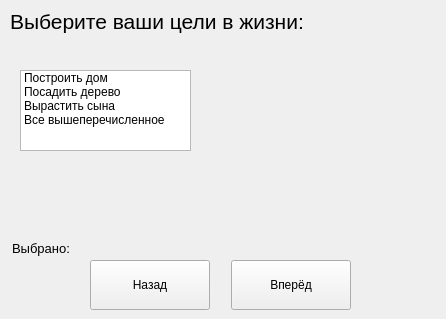
<?xml version="1.0" encoding="UTF-8"?>
<ui version="4.0">
 <class>MainWindow</class>
 <widget class="QMainWindow" name="MainWindow">
  <property name="geometry">
   <rect>
    <x>0</x>
    <y>0</y>
    <width>446</width>
    <height>319</height>
   </rect>
  </property>
  <property name="minimumSize">
   <size>
    <width>446</width>
    <height>319</height>
   </size>
  </property>
  <property name="maximumSize">
   <size>
    <width>446</width>
    <height>319</height>
   </size>
  </property>
  <property name="windowTitle">
   <string>MainWindow</string>
  </property>
  <widget class="QWidget" name="centralwidget">
   <widget class="QLabel" name="label_task">
    <property name="geometry">
     <rect>
      <x>10</x>
      <y>6</y>
      <width>351</width>
      <height>31</height>
     </rect>
    </property>
    <property name="font">
     <font>
      <family>Segoe UI</family>
      <pointsize>16</pointsize>
     </font>
    </property>
    <property name="text">
     <string>Выберите ваши цели в жизни:</string>
    </property>
   </widget>
   <widget class="QLabel" name="label_img">
    <property name="geometry">
     <rect>
      <x>220</x>
      <y>50</y>
      <width>211</width>
      <height>191</height>
     </rect>
    </property>
    <property name="text">
     <string/>
    </property>
   </widget>
   <widget class="QPushButton" name="btn_next">
    <property name="geometry">
     <rect>
      <x>231</x>
      <y>260</y>
      <width>120</width>
      <height>50</height>
     </rect>
    </property>
    <property name="font">
     <font>
      <family>Segoe UI</family>
     </font>
    </property>
    <property name="text">
     <string>Вперёд</string>
    </property>
   </widget>
   <widget class="QPushButton" name="btn_back">
    <property name="geometry">
     <rect>
      <x>90</x>
      <y>260</y>
      <width>120</width>
      <height>50</height>
     </rect>
    </property>
    <property name="font">
     <font>
      <family>Segoe UI</family>
     </font>
    </property>
    <property name="text">
     <string>Назад</string>
    </property>
   </widget>
   <widget class="QLabel" name="label_selected">
    <property name="geometry">
     <rect>
      <x>12</x>
      <y>240</y>
      <width>221</width>
      <height>16</height>
     </rect>
    </property>
    <property name="font">
     <font>
      <family>Segoe UI</family>
      <pointsize>10</pointsize>
     </font>
    </property>
    <property name="text">
     <string>Выбрано:</string>
    </property>
   </widget>
   <widget class="QListWidget" name="listWidget">
    <property name="geometry">
     <rect>
      <x>20</x>
      <y>70</y>
      <width>171</width>
      <height>81</height>
     </rect>
    </property>
    <item>
     <property name="text">
      <string>Построить дом</string>
     </property>
    </item>
    <item>
     <property name="text">
      <string>Посадить дерево</string>
     </property>
    </item>
    <item>
     <property name="text">
      <string>Вырастить сына</string>
     </property>
    </item>
    <item>
     <property name="text">
      <string>Все вышеперечисленное</string>
     </property>
    </item>
   </widget>
  </widget>
 </widget>
 <resources/>
 <connections/>
</ui>
